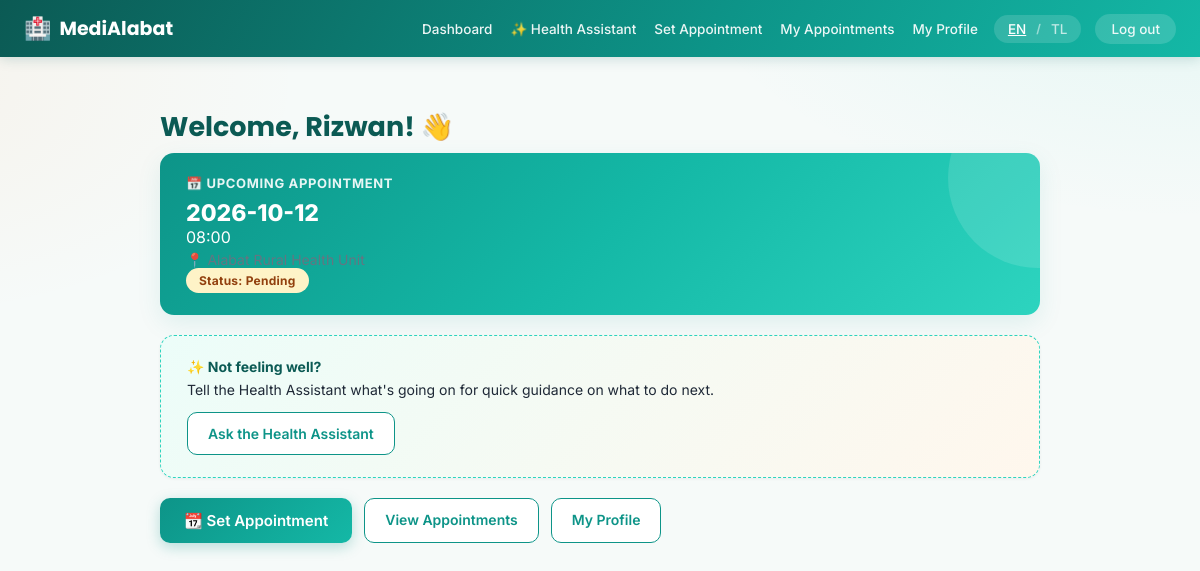
/dashboard (signed in), run on the app's committed database.
### tables this page shows
CREATE TABLE users (
    id INTEGER PRIMARY KEY AUTOINCREMENT,
    role TEXT NOT NULL CHECK(role IN ('patient', 'staff')),
    full_name TEXT NOT NULL,
    email TEXT UNIQUE NOT NULL,
    password_hash TEXT NOT NULL,
    contact_number TEXT,
    created_at TEXT DEFAULT CURRENT_TIMESTAMP
);

CREATE TABLE appointments (
    id INTEGER PRIMARY KEY AUTOINCREMENT,
    patient_id INTEGER NOT NULL REFERENCES users(id) ON DELETE CASCADE,
    staff_id INTEGER NOT NULL REFERENCES users(id) ON DELETE CASCADE,
    clinic_id INTEGER NOT NULL REFERENCES clinics(id),
    appt_date TEXT NOT NULL,   -- "2026-08-18"
    appt_time TEXT NOT NULL,   -- "09:00"
    reason TEXT,
    status TEXT NOT NULL DEFAULT 'Pending' CHECK(status IN ('Pending','Approved','Rejected')),
    created_at TEXT DEFAULT CURRENT_TIMESTAMP
, ai_note TEXT);

CREATE TABLE clinics (
    id INTEGER PRIMARY KEY AUTOINCREMENT,
    name TEXT NOT NULL,
    address TEXT
);

### app.py (the view)
@app.route("/dashboard")
@login_required(role="patient")
def patient_dashboard(user):
    conn = get_db()
    upcoming = conn.execute(
        "SELECT a.*, c.name AS clinic_name FROM appointments a "
        "JOIN clinics c ON c.id = a.clinic_id "
        "WHERE a.patient_id = ? AND a.status != 'Rejected' "
        "AND (a.appt_date > ? OR (a.appt_date = ? )) "
        "ORDER BY a.appt_date ASC, a.appt_time ASC LIMIT 1",
        (user["id"], date.today().isoformat(), date.today().isoformat()),
    ).fetchone()
    conn.close()
    return render_template("patient/dashboard.html", upcoming=upcoming)

### app.py (called while the page is built)
def current_user():
    if "user_id" not in session:
        return None
    conn = get_db()
    user = conn.execute("SELECT * FROM users WHERE id = ?", (session["user_id"],)).fetchone()
    conn.close()
    return user

def current_lang():
    return session.get("lang", DEFAULT_LANG)

@app.context_processor
def inject_globals():
    lang = current_lang()
    return {
        "current_user": current_user(),
        "current_lang": lang,
        "t": lambda key, **kwargs: _t(key, lang=lang, **kwargs),
    }

def login_required(role=None):
    def decorator(view):
        @functools.wraps(view)
        def wrapped(*args, **kwargs):
            user = current_user()
            if user is None:
                return redirect(url_for("login"))
            if role and user["role"] != role:
                abort(403)
            return view(user, *args, **kwargs)
        return wrapped
    return decorator

### db.py (called while the page is built)
def get_db():
    conn = sqlite3.connect(DB_PATH)
    conn.row_factory = sqlite3.Row
    conn.execute("PRAGMA foreign_keys = ON")
    return conn

### translations.py (called while the page is built)
def t(key, lang="en", **kwargs):
    entry = TRANSLATIONS.get(key)
    if not entry:
        return key
    text = entry.get(lang) or entry.get(DEFAULT_LANG) or key
    if kwargs:
        try:
            text = text.format(**kwargs)
        except (KeyError, IndexError):
            pass
    return text

### templates/patient/dashboard.html (shortened to what this page needs)
{% extends "base.html" %}
{% block content %}
<h1 class="fade-in">{{ t('dash.welcome') }}, {{ current_user.full_name.split(' ')[0] }}! 👋</h1>
{% if upcoming %}
<div class="card highlight-card fade-in">
    <div class="card-label">📅 {{ t('dash.upcoming_appt') }}</div>
    <div class="appt-date">{{ upcoming.appt_date }}</div>
    <div class="appt-time">{{ upcoming.appt_time }}</div>
    <div class="appt-clinic">📍 {{ upcoming.clinic_name }}</div>
    <span class="status status-{{ upcoming.status|lower }}">{{ t('dash.status') }}: {{ t('status.' ~ upcoming.status|lower) }}</span>
</div>
{% else %}
<div class="card highlight-card empty fade-in">
    <div class="card-label">{{ t('dash.no_upcoming') }}</div>
    <p>{{ t('dash.ready') }}</p>
</div>
{% endif %}
<div class="card ai-prompt-card fade-in">
    <div class="card-label">✨ {{ t('dash.not_feeling_well') }}</div>
    <p>{{ t('dash.ask_ai') }}</p>
    <a href="{{ url_for('health_assistant') }}" class="btn-secondary">{{ t('dash.ask_ai_btn') }}</a>
</div>
<div class="button-row">
    <a href="{{ url_for('new_appointment_clinic') }}" class="btn-primary">📆 {{ t('dash.set_appointment') }}</a>
    <a href="{{ url_for('patient_appointments') }}" class="btn-secondary">{{ t('dash.view_appointments') }}</a>
    <a href="{{ url_for('patient_profile') }}" class="btn-secondary">{{ t('nav.my_profile') }}</a>
</div>
{% endblock %}

### static/style.css (style rules this page uses)
:root { --primary: #0d9488; --primary-dark: #0f766e; --primary-darker: #0b5a54; --accent: #2dd4bf; --accent-warm: #fb923c; --bg: #f6faf9; --card-bg: #ffffff; --text: #1f2937; --muted: #6b7280; --danger: #dc2626; --border: #e2e8e7; --radius: 14px; --radius-lg: 20px; --shadow-sm: 0 1px 3px rgba(15, 23, 42, 0.06); --shadow-md: 0 8px 24px rgba(13, 148, 136, 0.10); --shadow-lg: 0 16px 40px rgba(13, 148, 136, 0.16); }
* { box-sizing: border-box; overflow-wrap: break-word; }
body { margin: 0; font-family: 'Inter', system-ui, -apple-system, sans-serif; background: radial-gradient(900px 500px at 100% -10%, rgba(45, 212, 191, 0.10), transparent 60%), radial-gradient(700px 400px at -10% 10%, rgba(251, 146, 60, 0.07), transparent 60%), var(--bg); background-attachment: fixed; color: var(--text); -webkit-font-smoothing: antialiased; }
h1, h2, h3, .brand, .brand-lg { font-family: 'Poppins', 'Inter', system-ui, sans-serif; }
a { color: var(--primary); text-decoration: none; transition: color 0.15s ease; }
.fade-in { animation: fadeInUp 0.35s ease both; }
h1 { font-size: 27px; margin-bottom: 6px; font-weight: 700; color: var(--primary-darker); }
.card { background: var(--card-bg); border: 1px solid var(--border); border-radius: var(--radius); padding: 22px 26px; margin-bottom: 20px; box-shadow: var(--shadow-sm); transition: box-shadow 0.2s ease, transform 0.2s ease; }
.highlight-card { background: linear-gradient(135deg, var(--primary) 0%, #14b8a6 50%, var(--accent) 100%); color: white; border: none; box-shadow: var(--shadow-md); position: relative; overflow: hidden; }
.highlight-card::after { content: ''; position: absolute; top: -40%; right: -10%; width: 180px; height: 180px; border-radius: 50%; background: rgba(255,255,255,0.12); }
.highlight-card .card-label { font-size: 13px; opacity: 0.9; text-transform: uppercase; letter-spacing: 0.05em; font-weight: 700; position: relative; }
.highlight-card .appt-date { font-size: 23px; font-weight: 800; margin-top: 8px; position: relative; }
.highlight-card .appt-time { font-size: 16px; position: relative; }
.highlight-card .appt-clinic { margin-top: 4px; opacity: 0.92; position: relative; }
.ai-prompt-card { border: 1.5px dashed var(--accent); background: linear-gradient(135deg, #ecfdf9, #fff7ed); }
.ai-prompt-card .card-label { color: var(--primary-darker); font-weight: 700; font-size: 14px; }
.ai-prompt-card p { margin: 6px 0 14px; color: var(--text); font-size: 14px; }
.btn-primary { background: linear-gradient(135deg, var(--primary), #14b8a6); color: white; border: none; padding: 13px 24px; border-radius: 10px; font-size: 15px; font-weight: 600; display: inline-block; text-align: center; box-shadow: 0 4px 14px rgba(13, 148, 136, 0.28); transition: transform 0.15s ease, box-shadow 0.15s ease; }
.btn-secondary { background: white; color: var(--primary); border: 1.5px solid var(--primary); padding: 12px 20px; border-radius: 10px; font-size: 14px; font-weight: 600; display: inline-block; text-align: center; transition: background 0.15s ease, transform 0.15s ease; }
.button-row { display: flex; gap: 12px; margin-top: 16px; flex-wrap: wrap; }
.status { display: inline-block; padding: 5px 13px; border-radius: 20px; font-size: 12px; font-weight: 700; letter-spacing: 0.02em; }
.status-pending { background: #fef3c7; color: #92400e; }
.appt-date { font-weight: 700; }
.appt-clinic { color: var(--muted); font-size: 14px; }

### data on the page
users: full_name "Rizwan"
appointments: appt_date "2026-10-12", appt_time "08:00", status "Pending"
clinics: clinic_name "Alabat Rural Health Unit"

### other printed values
{{ t('nav.dashboard') }} "Dashboard"
{{ t('nav.health_assistant') }} "Health Assistant"
{{ t('nav.set_appointment') }} "Set Appointment"
{{ t('nav.my_appointments') }} "My Appointments"
{{ t('nav.my_profile') }} "My Profile"
{{ t('nav.logout') }} "Log out"
{{ t('dash.welcome') }} "Welcome"
{{ t('dash.upcoming_appt') }} "UPCOMING APPOINTMENT"
{{ t('dash.status') }} "Status"
{{ t('dash.not_feeling_well') }} "Not feeling well?"
{{ t('dash.ask_ai') }} "Tell the Health Assistant what's going on for quick guidance on what to do next."
{{ t('dash.ask_ai_btn') }} "Ask the Health Assistant"
{{ t('dash.set_appointment') }} "Set Appointment"
{{ t('dash.view_appointments') }} "View Appointments"
